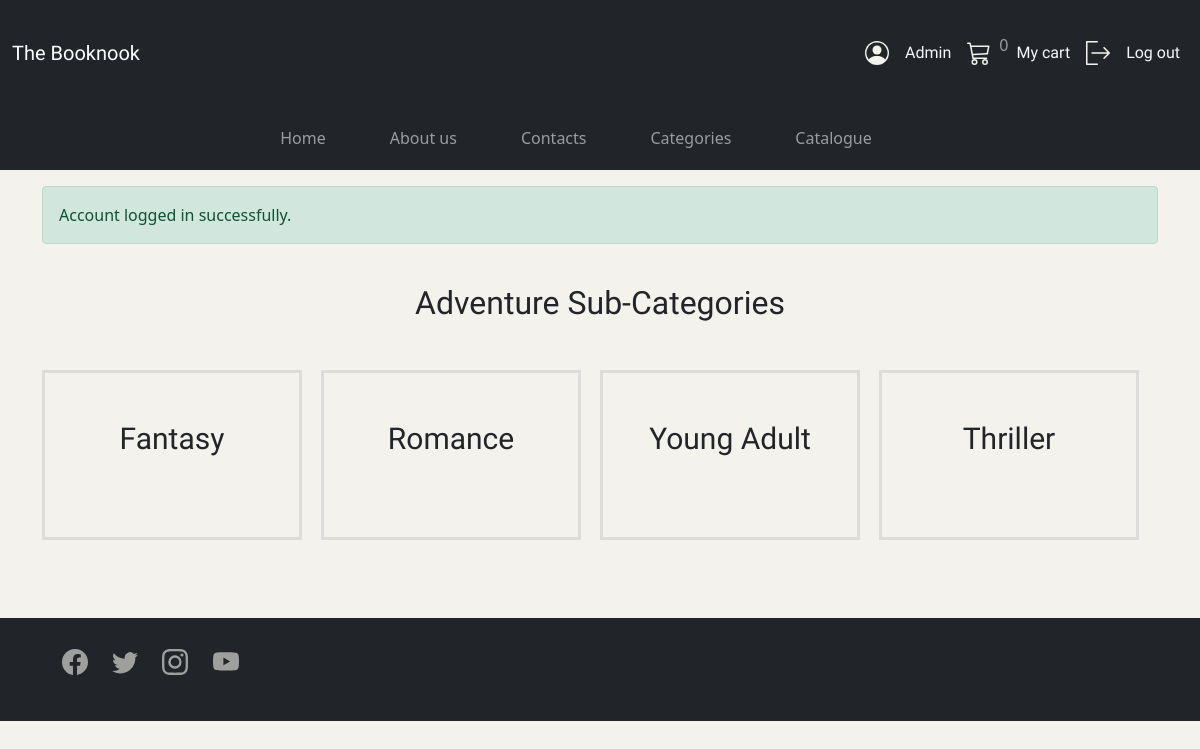
/finalphp/sub-category.php?id=1 (signed in), run on the app's committed database.
### tables this page shows
CREATE TABLE `categories1` (
  `id` int(11) NOT NULL,
  `cat_name` varchar(255) DEFAULT NULL,
  `img_path` varchar(255) DEFAULT NULL
);

CREATE TABLE `sub_categories1` (
  `id` int(11) NOT NULL,
  `maincat_id` int(11) DEFAULT NULL,
  `subcat` varchar(255) DEFAULT NULL
);

### finalphp/files/functions.php (called while the page is built, shortened)
<?php
 $conn = new mysqli('localhost','root','','finalphp');
function getByID($table, $id){
    global $conn;
    $query = "SELECT * FROM $table WHERE id='$id'";
    return $query_run = mysqli_query($conn, $query);
    }
    function getByMainID($table, $id){
        global $conn;
        $query = "SELECT * FROM $table WHERE maincat_id='$id'";
        return $query_run = mysqli_query($conn, $query);
        }

### finalphp/sub-category.php (the view, shortened to what this page needs)
<?php
require_once('files/functions.php');
require_once('files/header.php');
if(isset($_GET['id'])){
$id = $_GET['id'];
$subcat = getByMainID("sub_categories1", $id);
$maincat = getByID("categories1", $id);
if(mysqli_num_rows($subcat) > 0) {
    $mcatdata = mysqli_fetch_array($maincat);
?>
<div class="container d-flex justify-content-center mt-3">
    <div class="row p-4">
        <h2 id="fonttxt1"><?php echo $mcatdata ['cat_name']; ?> Sub-Categories</h2>
    </div>
</div>
<div class="container d-flex flex-wrap mb-5">
<?php
 $sql_query = $conn->query("SELECT * FROM sub_categories1 WHERE maincat_id = '$id'") or die($conn->error);
while ($data = $sql_query->fetch_assoc()) {
?>
    <div class="col mt-3">
        <a href="catalogue.php?category=<?php echo $data['subcat'];?>" class="text-decoration-none text-dark">
            <div class="sub-category-box pt-5">
                <div class="sub-category-inner-box position-relative text-center">
                    <div class="category-name">
                        <h3 style="font-size: 30px;" id="fonttxt1"><?php echo $data['subcat']; ?></h3>
                    </div>
                </div>
            </div>
        </a>
    </div>
<?php } }}?>
</div>
<?php
require_once('files/footer.php');
?>

### finalphp/style.css (style rules this page uses)
html, body { justify-content: center; align-items: center; width: 100%; background-color: #F4F2EC; }
#fonttxt1 { font-family: darumadrop one; }
.sub-category-box { width: 260px; height: 170px; padding: 10px; border: solid #dddcda; margin-bottom: 30px ; }

### data on the page
categories1: cat_name "Adventure"
sub_categories1: subcat "Fantasy"
sub_categories1: subcat "Romance"
sub_categories1: subcat "Young Adult"
sub_categories1: subcat "Thriller"

### other printed values
$_SESSION['user']['first_name'] "Admin"
$row_count "0"
$_SESSION['alert']['message'] "Account logged in successfully."
